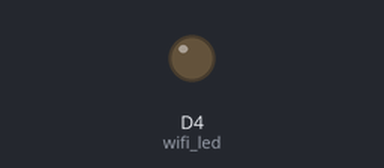
The sketch below on a simulated ESP8266 (NodeMCU). Parts: output pins drawn as LEDs (lit = HIGH). WiFi joins after 1.5 s; servers stay silent unless stated; what the sketch prints to the serial monitor is not drawn.

Above: at 0.1 s.
At 1.5 s:
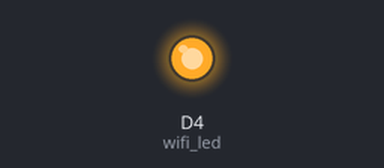
Timing chart, 0 to 3.0 s (numbered marks = the images above):
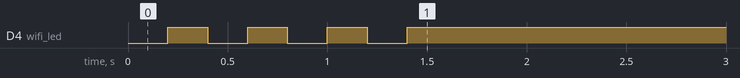

The sketch:

wifi_connection.ino
```cpp
#include <ESP8266WiFi.h>
#include <Ticker.h>

#define wifi_led D4 // pin on ESP12E board and it's negative

String ssid = "CLARO-C84A";
String password = "Cl4r0@F2C84A";

Ticker tic_wifi_led;

byte cont = 0;
byte max_int = 50;


void blink_led()
{
  byte state = digitalRead(wifi_led);
  digitalWrite(wifi_led, !state);
}


void setup()
{
  pinMode(wifi_led, OUTPUT);
  // Begin serial port with PC
  Serial.begin(115200);
  Serial.println("\n");

  tic_wifi_led.attach(0.2, blink_led); // blink led every 0.2 seconds (200ms)

  // WiFi connection
  WiFi.begin(ssid, password);
  while (WiFi.status() != WL_CONNECTED and cont < max_int) // wait until connection or max attempts (50)
  {
    Serial.print(".");
    delay(500);
    cont = cont + 1;
  }

  tic_wifi_led.detach();
  Serial.println("\n");

  if (cont < max_int) // connection successfull
  {
    digitalWrite(wifi_led, HIGH); // turn off wifi led
    Serial.println("*****************************************");
    Serial.print("Connected to WiFi: ");
    Serial.println(WiFi.SSID());
    Serial.print("IP: ");
    Serial.println(WiFi.localIP());
    Serial.print("MAC ADRESS: ");
    Serial.println(WiFi.macAddress());
    Serial.println("*****************************************");
  }
  else // no connection
  {
    digitalWrite(wifi_led, LOW); // turn on wifi led
    Serial.println("-----------------------------------------");
    Serial.println("Connection error");
    Serial.println("-----------------------------------------");
  }

}


void loop()
{
  //fucker
}
```
